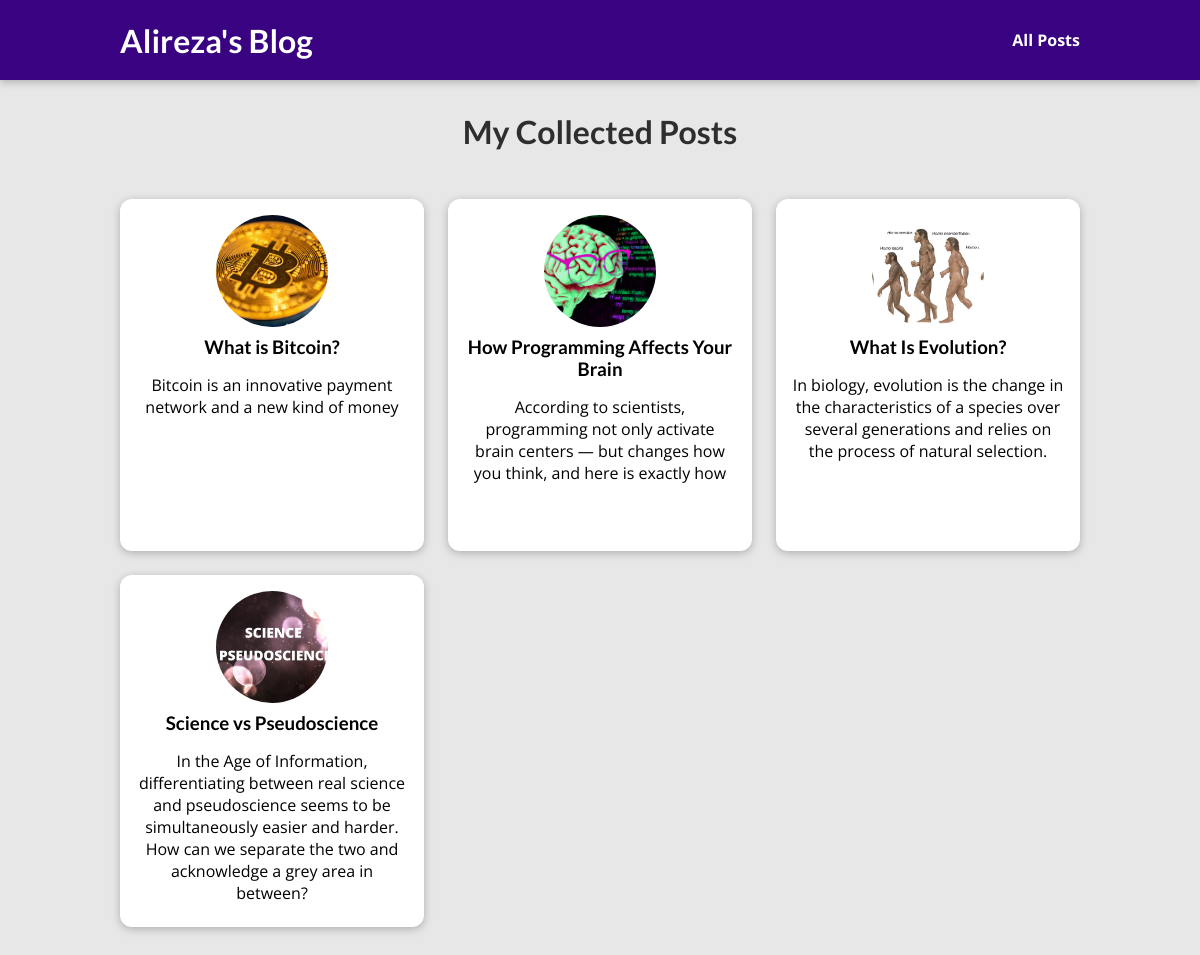
The page /posts on the database its author committed.
### blog/models.py (models this page shows, shortened)
class Post(models.Model):
    title      = models.CharField(max_length=150)
    excerpt    = models.CharField(max_length=200)
    image      = models.ImageField(upload_to="posts", null=True)
    date       = models.DateField(auto_now=True)
    slug       = models.SlugField(unique=True, db_index=True)
    content    = models.TextField(validators=[MinLengthValidator(10)])
    author     = models.ForeignKey(
        Author, on_delete=models.SET_NULL, null=True, related_name="posts")
    tags = models.ManyToManyField(Tag, related_name="tags")

### blog/views.py (the view)
# urls.py: path("posts", views.AllPosts.as_view(), name="posts-page"),
class AllPosts(ListView):
    template_name       = "blog/all-posts.html"
    model               = Post
    ordering            = ["-date"]
    context_object_name = "all_posts"

### blog/templates/blog/all-posts.html (shortened to what this page needs)
{% extends "base.html" %}
{% load static %}
{% block css_files %}
  <link rel="stylesheet" href="{% static "blog/post.css" %}" />
  <link rel="stylesheet" href="{% static "blog/all-posts.css" %}" />
{% endblock %}
{% block content %}
<section id="all-posts">
  <h2>My Collected Posts</h2>
  <ul>
    {% for post in all_posts %}
      {% include "blog/includes/post.html" %}
    {% endfor %}
  </ul>
</section>
{% endblock %}

### blog/templates/blog/includes/post.html
<li>
  <article class="post">
    <a href="{% url "post-detail-page" post.slug %}">
      <img src="{{ post.image.url }}" alt="{{ post.title }}"
      />
      <div class="post__content">
        <h3>{{ post.title }}</h3>
        <p>
          {{ post.excerpt }}
        </p>
      </div>
    </a>
  </article>
</li>

### static/app.css (style rules this page uses)
* { box-sizing: border-box; }
html { font-family: 'Open Sans', 'Lato', sans-serif; }
body { margin: 0; }
h1, h2, h3 { font-family: 'Lato', sans-serif; font-weight: bold; }

### blog/static/blog/post.css (style rules this page uses)
.post { display: flex; flex-direction: column; align-items: center; text-align: center; }
.post a { text-decoration: none; color: black; transition: all 0.2s ease; padding: 1rem; }
.post img { width: 5rem; height: 5rem; object-fit: cover; border-radius: 50%; }
.post h3 { margin: 0.25rem 0; }

### blog/static/blog/all-posts.css (style rules this page uses)
body { background-color: #e7e7e7; }
#all-posts { margin: 7rem auto; width: 90%; max-width: 60rem; }
#all-posts h2 { text-align: center; font-size: 2rem; color: #2e2e2e; margin: 3rem 0; }
ul { list-style: none; margin: 0; padding: 0; display: grid; grid-template-columns: repeat(auto-fill, minmax(17rem, 1fr)); gap: 1.5rem; }
.post img { width: 7rem; height: 7rem; }
.post a { height: 22rem; transform-origin: center; box-shadow: 0 2px 8px rgba(0, 0, 0, 0.25); border-radius: 12px; background-color: white; }

### rows shown on the page
Post: image (picture), title "What is Bitcoin?", excerpt "Bitcoin is an innovative payment network and a new kind of money"
Post: image (picture), title "How Programming Affects Your Brain", excerpt "According to scientists, programming not only activate brain centers — but changes how you think, and here is exactly how"
Post: image (picture), title "What Is Evolution?", excerpt "In biology, evolution is the change in the characteristics of a species over several generations and relies on the process of natural selection."
Post: image (picture), title "Science vs Pseudoscience", excerpt "In the Age of Information, differentiating between real science and pseudoscience seems to be simultaneously easier and harder. How can we separate the two and acknowledge a grey area in between?"
